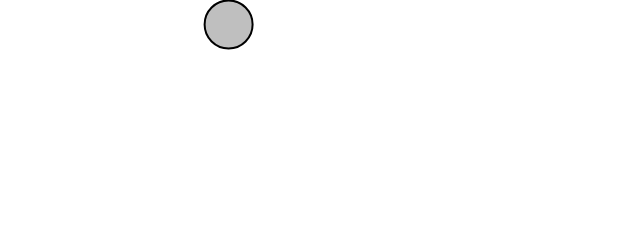
Frame 1 (no input)
Frame 60 (no input): blank canvas, image omitted
Frame 120 (the mouse pressed at the canvas centre since frame 60): blank canvas, image omitted

The p5.js sketch that drew this single still picture (run headless with seeded random() and noise() and a simulated clock; from frame 60 on, the mouse is pressed at the canvas centre):

// p5.js sketch
// ── sketch.js
function setup() {

    createCanvas(640, 240);
    background(255);
    m = new Mover();
    n = new Mover();
    createP("Click mouse to apply wind force.");
}

function easy(p, gravity) {
    let g=p5.Vector.mult(gravity,p.mass);
    p.applyForce(g);
    p.fieldForce();
    if (mouseIsPressed) {
        p.windForce();
    }
    p.update();
    p.show();
    p.checkEdges();

}

function draw() {
    background(255);
    let gravity = createVector(0, 0.1);

    easy(m, gravity);
  //  easy(n, gravity);


}

// ── mover.js
class Mover {
    constructor() {
        this.mass = 1;
        this.position = createVector(random(width / 2), random(height / 2));
        this.velocity = createVector(0, 0);
        this.acceleration = createVector(0, 0);
        this.topspeed = 10
        this.radius = 48;
    }

    applyForce(force) {
        let f = p5.Vector.div(force, this.mass);
        this.acceleration.add(f);

    }

    windForce() {
        let wind = createVector(mouseX - this.position.x, mouseY - this.position.y);
        wind.normalize();
        wind.mult(0.2);
        this.applyForce(wind);
    }


    fieldForce() {
        let rightD = width - (this.position.x + this.radius);
        let leftD = this.position.x - this.radius;

        let topD = this.position.y - this.radius;
        let bottomD = height - (this.position.y + this.radius);


        let rightField = createVector(-10 / rightD, 0);
        let leftField = createVector(10 / leftD, 0);

        let topField = createVector(0, 10 / topD);
        let bottomField = createVector(0, -10 / bottomD);

        this.applyForce(rightField);
        this.applyForce(leftField);

        this.applyForce(topField);
        this.applyForce(bottomField);
    }

    update() {
        this.velocity.add(this.acceleration);
        this.velocity.limit(this.topspeed);
        this.position.add(this.velocity);
        this.acceleration.mult(0)

    }

    show() {
        stroke(0);
        strokeWeight(2);
        fill(127, 127);
        circle(this.position.x, this.position.y, 48);
    }

    checkEdges() {
        if (this.position.x+this.radius > width) {
            this.position.x = width-this.radius;
            this.velocity.x *= -1;

        }
        else if (this.position.x-this.radius < 0) {
            this.position.x = 0+this.radius;
            this.velocity.x *= -1;

        }


        if (this.position.y+this.radius > height) {
            this.position.y = height-this.radius;
            this.velocity.y *= -1;

        }
        else if (this.position.y-this.radius < 0) {
            this.position.y = 0+this.radius;
            this.velocity.y *= -1;

        }
    }
}
